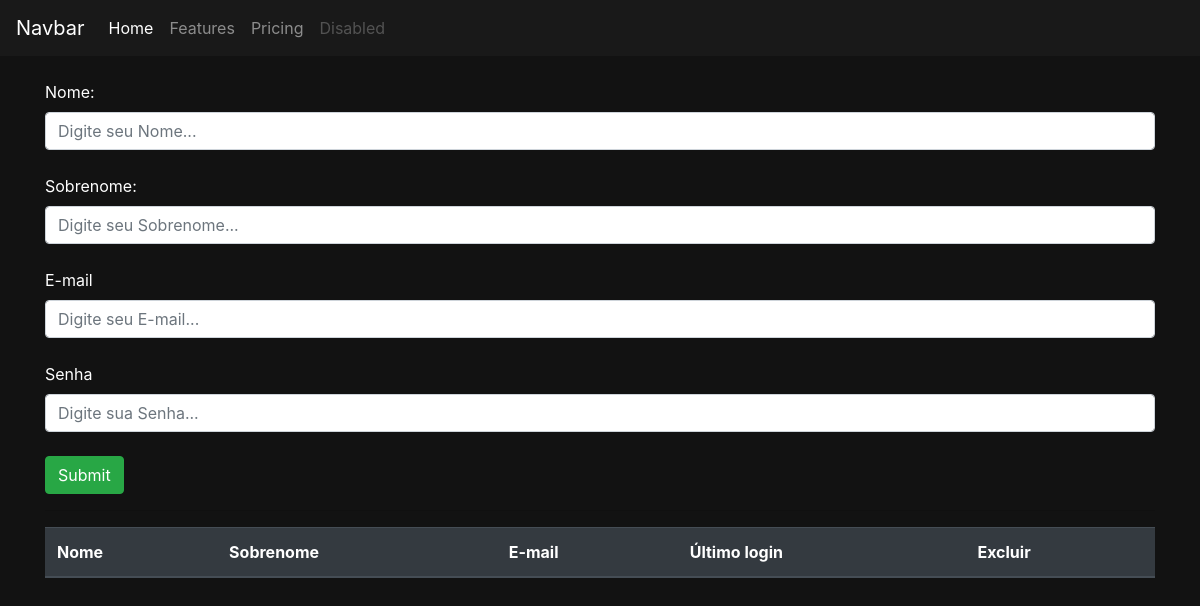
Page /auth/cadastrar_vendedor/ on the earlier database version.
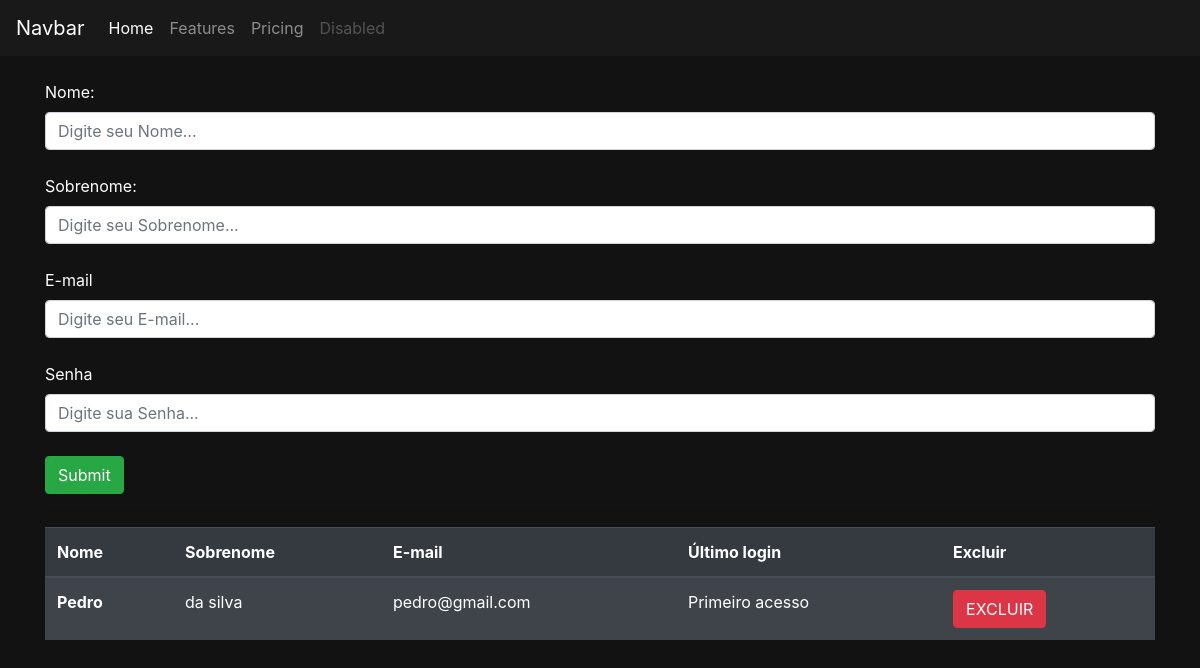
Same page on the later database version.
### usuarios/models.py (models this page shows)
class Users (AbstractUser):
    choices_cargo = (('V', 'vendedor'),
                     ('G', 'gerente'))
    cargo = models.CharField(max_length=1, choices=choices_cargo)

### usuarios/views.py (the view, shortened to what this page needs)
# urls.py: path('cadastrar_vendedor/', views.cadastrar_vendedor, name="cadastrar_vendedor"),
@has_permission_decorator('cadastrar_vendedor')
def cadastrar_vendedor(request):
    if request.method == "GET":
        vendedores = Users.objects.filter(cargo="V")
        return render(request, 'cadastrar_vendedor.html', {'vendedores': vendedores})

### usuarios/templates/cadastrar_vendedor.html (shortened to what this page needs)
{% extends 'base.html' %}
{% block 'body' %}
    <div class="container">
        <form action="{% url 'cadastrar_vendedor' %}" method="POST">{% csrf_token %}
            <br>
            <label>Nome:</label>
            <input type="text" placeholder="Digite seu Nome..." name="nome" class="form-control">
            <br>
            <label>Sobrenome:</label>
            <input type="text" placeholder="Digite seu Sobrenome..." name="sobrenome" class="form-control">
            <br>
            <label>E-mail</label>
            <input type="email" placeholder="Digite seu E-mail..." name="email" class="form-control">
            <br>
            <label>Senha</label>
            <input type="password" placeholder="Digite sua Senha..." name="senha" class="form-control">
            <br>
            <input type="submit" class="btn btn-success">
        </form>
        <hr class="bg-hr">
        <table class="table table-striped table-dark">
            <thead>
                <tr>
                    <th scope="col">Nome</th>
                    <th scope="col">Sobrenome</th>
                    <th scope="col">E-mail</th>
                    <th scope="col">Último login</th>
                    <th scope="col">Excluir</th>
                </tr>
            </thead>
            <tbody>
                {% for vendedor in vendedores%}
                    <tr>
                        <th>{{vendedor.first_name}}</th>
                        <td>{{vendedor.last_name}}</td>
                        <td>{{vendedor.email}}</td>
                        <td>{% if not vendedor.last_login %}
                                Primeiro acesso
                            {% else %}
                                {{vendedor.last_login}}
                            {% endif %}
                        </td>
                        <td><a href="{% url 'excluir_usuario' vendedor.id %}" class="btn btn-danger">EXCLUIR</a></td>
                    </tr>
                {% endfor %}
            </tbody>
            </table>
    </div>
{% endblock %}

Differences in the rows shown:
added Users: first_name "Pedro", last_name "da silva", email "pedro@gmail.com", shows "Primeiro acesso"
